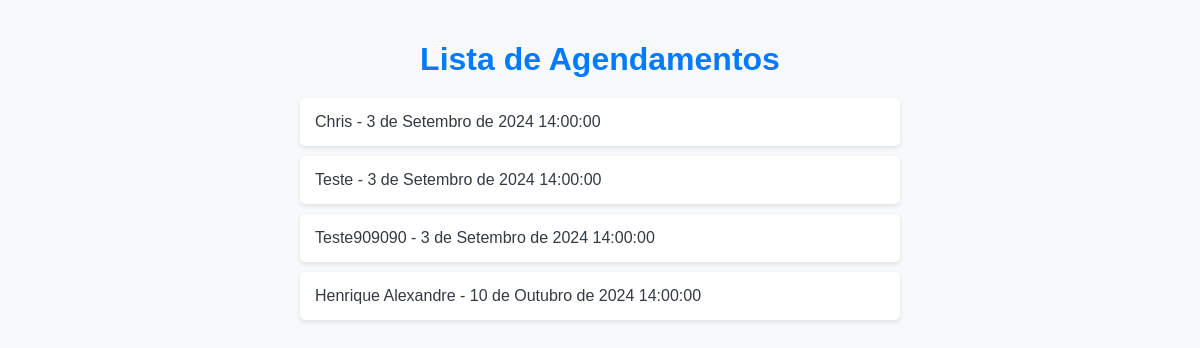
The page /listar_agendamentos/ on the database as committed earlier.
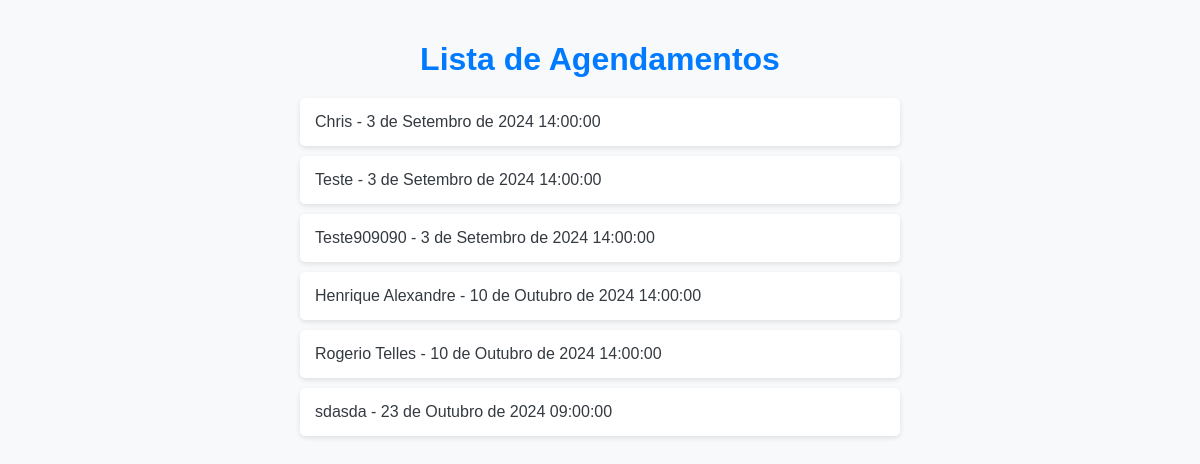
The same page on the database as committed later.
### agendamentos/models.py (models this page shows, shortened)
class Agendamento(models.Model):
    nome = models.CharField(max_length=100)
    data = models.DateField()
    horario = models.ForeignKey(Horario, on_delete=models.CASCADE)

class Horario(models.Model):
    horario = models.TimeField(unique=True)
    def __str__(self):
        return str(self.horario)

### agendamentos/views.py (the view)
# urls.py: path('listar_agendamentos/', views.listar_agendamentos, name='listar_agendamentos'),
def listar_agendamentos(request):
    agendamentos = Agendamento.objects.all()
    return render(request, 'agendamentos/listar_agendamentos.html', {'agendamentos': agendamentos})

### agendamentos/templates/agendamentos/listar_agendamentos.html (shortened to what this page needs)
<!DOCTYPE html>
<html lang="pt-BR">
<head>
    {% load static %}
    <link rel="stylesheet" href="{% static 'agendamentos/css/listaragendamento.css' %}">
</head>
<body>
    <h1>Lista de Agendamentos</h1>
    <ul>
        {% for agendamento in agendamentos %}
            <li>{{ agendamento.nome }} - {{ agendamento.data }} {{ agendamento.horario }}</li>
        {% endfor %}
    </ul>
</body>
</html>

Rows that differ between the two databases and show on the page:
added Agendamento: nome "Rogerio Telles", data "10 de Outubro de 2024", horario "14:00:00"
added Agendamento: nome "sdasda", data "23 de Outubro de 2024", horario "09:00:00"
